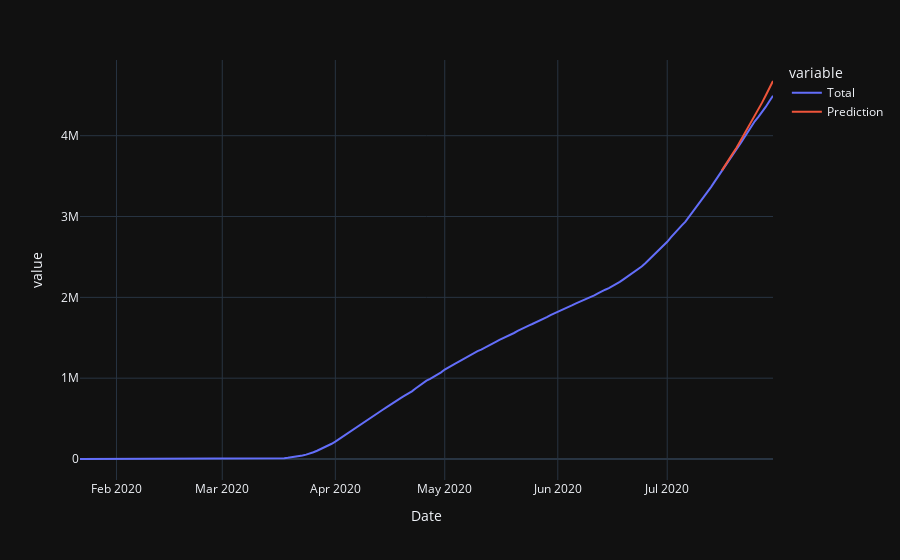

Notebook source saved alongside this figure:
### Code cell
fig,pred=Predict()
fig

### Figure 1 — Plotly figure (JSON) as saved in the notebook; plotly's stock layout.template omitted (floating-point values rounded to 4 significant figures; data arrays with more than 128 entries replaced by an {"elided": "..."} marker saying what was removed)
{"data": [{"hovertemplate": "variable=Total<br>Date=%{x}<br>value=%{y}<extra></extra>", "legendgroup": "Total", "line": {"color": "#636efa", "dash": "solid"}, "mode": "lines", "name": "Total", "orientation": "v", "showlegend": true, "type": "scatter", "x": {"elided": "191 str values"}, "xaxis": "x", "y": {"elided": "191 int values"}, "yaxis": "y"}, {"hovertemplate": "variable=Prediction<br>Date=%{x}<br>value=%{y}<extra></extra>", "legendgroup": "Prediction", "line": {"color": "#EF553B", "dash": "solid"}, "mode": "lines", "name": "Prediction", "orientation": "v", "showlegend": true, "type": "scatter", "x": {"elided": "191 str values"}, "xaxis": "x", "y": {"elided": "191 float values"}, "yaxis": "y"}], "layout": {"legend": {"title": {"text": "variable"}, "tracegroupgap": 0}, "margin": {"t": 60}, "xaxis": {"anchor": "y", "domain": [0, 1], "title": {"text": "Date"}}, "yaxis": {"anchor": "x", "domain": [0, 1], "title": {"text": "value"}}}}
